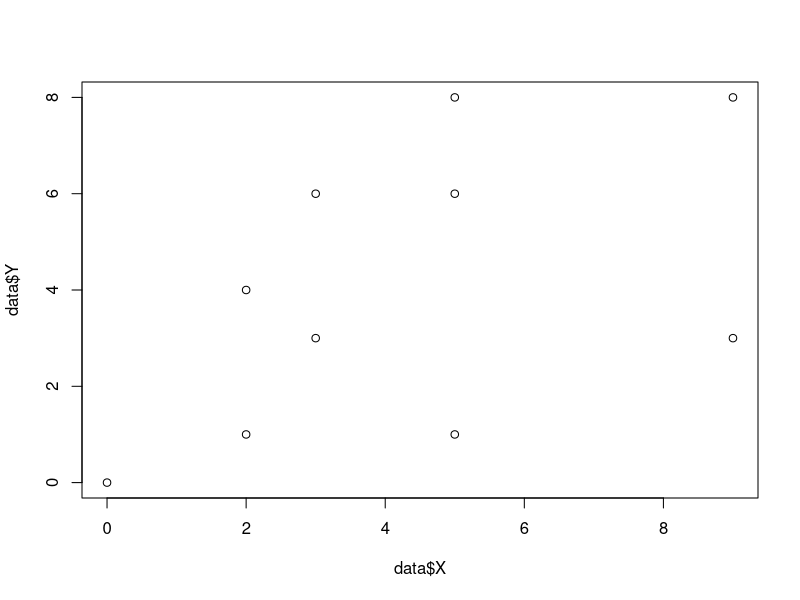

The R script that drew this image:
library(tidyverse)

point <- c("P1", "P2", "P3", "P4", "P5", "P6", "P7", "P8", "P9", "P10")
X <- c(5, 2, 0, 5, 3, 2, 9, 3, 5, 9)
Y <- c(8, 4, 0, 6, 3, 1, 8, 6, 1, 3)
data <- data.frame(Point = point, X = X, Y = Y)

# create simple scatter plot
plot(data$X, data$Y)

# Euclidean distance function
euclidean_distance <- function(x1, x2, y1, y2) {
  distance <- sqrt((x1 - x2)^2 + (y1 - y2)^2)
  return(distance)
}

# points P3, P5 and P7 as initial centroids
initial_cluster1 <- c(data$X[3], data$Y[3]) # P3
initial_cluster2 <- c(data$X[5], data$Y[5]) # P5
initial_cluster3 <- c(data$X[7], data$Y[7]) # P7

# Function to calculate the distance to all centroids
calculate_dist <- function(data, centroids) {
  # Dataframe to store results
  distance_data <- data.frame(Point = data$Point)
  
  # For loop to get distance from each point to each centroid
  for (i in seq_along(centroids)) {
    centroid <- centroids[[i]]
    centroid_x <- centroid[1]
    centroid_y <- centroid[2]
    
    # euclidean distance for each point
    distance <- euclidean_distance(data$X, centroid_x, data$Y, centroid_y)
    
    # add distances to distance_data
    distance_data[[paste0("Distance_to_C", i)]] <- distance
  }
  return(distance_data)
}

centroids <- list(
  initial_cluster1,
  initial_cluster2,
  initial_cluster3
)

# Calculate the distances
distance_data <- calculate_dist(data, centroids)

# Assign each point to a cluster
assign_cluster <- function(distanc_data) {
  distanc_data$Assigned_cluster <- apply(distance_data[,-1],1,which.min)
  return(distanc_data)
}

distance_data <- assign_cluster(distance_data)

# Calculate new centroids
calculate_centroids <- function(data, distance_data) {
  new_centroids <- list()
  
  for (k in unique(distance_data$Assigned_cluster)) {
    cluster_points <- data[distance_data$Assigned_cluster == k, ]
    
    # Mean of X and Y for current cluster
    new_centroid_x <- mean(cluster_points$X)
    new_centroid_y <- mean(cluster_points$Y)
    # Store results 
    new_centroids[[k]] <- c(new_centroid_x, new_centroid_y)
  }
  return(new_centroids)
}

# Recalculate centroids
new_centroids <- calculate_centroids(data, distance_data)

# Perform one iteration of K-Means
kmeans_iteration <- function(data, centroids) {
  # Calculate distances to updated centroids
  distance_df <- calculate_dist(data, centroids)
  
  # Assign clusters based on minimum distance
  distance_df <- assign_cluster(distance_data)
  
  # Recalculate centroids
  new_centroids <- calculate_centroids(data, distance_data)
  
  # Return updated cluster assignments and centroids
  list(distance_data = distance_data, centroids = new_centroids)
}


# Initialize centroids
centroids <- list(
  c(data$X[3], data$Y[3]), # Initial centroid for cluster 1 (P3)
  c(data$X[5], data$Y[5]), # Initial centroid for cluster 2 (P5)
  c(data$X[7], data$Y[7])  # Initial centroid for cluster 3 (P7)
)

# Run K-Means for a fixed number of iterations
max_iterations <- 10
for (i in 1:max_iterations) {
  cat("Iteration:", i, "\n")
  
  # Perform one iteration
  results <- kmeans_iteration(data, centroids)
  
  # Extract updated data and centroids
  distance_df <- results$distance_data
  new_centroids <- results$centroids
  
  # Check for convergence (if centroids do not change)
  if (all(sapply(1:length(centroids), function(k) all.equal(centroids[[k]], new_centroids[[k]])) == TRUE)) {
    cat("Converged after", i, "iterations.\n")
    break
  }
  
  # Update centroids for the next iteration
  centroids <- new_centroids
}

# Final results
print(distance_df)
print(centroids)